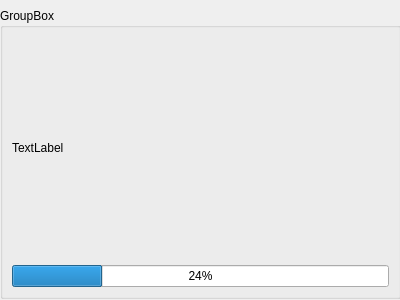
<?xml version="1.0" encoding="UTF-8"?>
<ui version="4.0">
 <class>TimeBar</class>
 <widget class="QWidget" name="TimeBar">
  <property name="geometry">
   <rect>
    <x>0</x>
    <y>0</y>
    <width>400</width>
    <height>300</height>
   </rect>
  </property>
  <property name="windowTitle">
   <string>Form</string>
  </property>
  <widget class="QGroupBox" name="groupBox">
   <property name="geometry">
    <rect>
     <x>0</x>
     <y>8</y>
     <width>401</width>
     <height>291</height>
    </rect>
   </property>
   <property name="title">
    <string>GroupBox</string>
   </property>
   <layout class="QVBoxLayout" name="verticalLayout">
    <item>
     <widget class="QLabel" name="label">
      <property name="text">
       <string>TextLabel</string>
      </property>
     </widget>
    </item>
    <item>
     <widget class="QProgressBar" name="progressBar">
      <property name="value">
       <number>24</number>
      </property>
     </widget>
    </item>
   </layout>
  </widget>
 </widget>
 <resources/>
 <connections/>
</ui>
